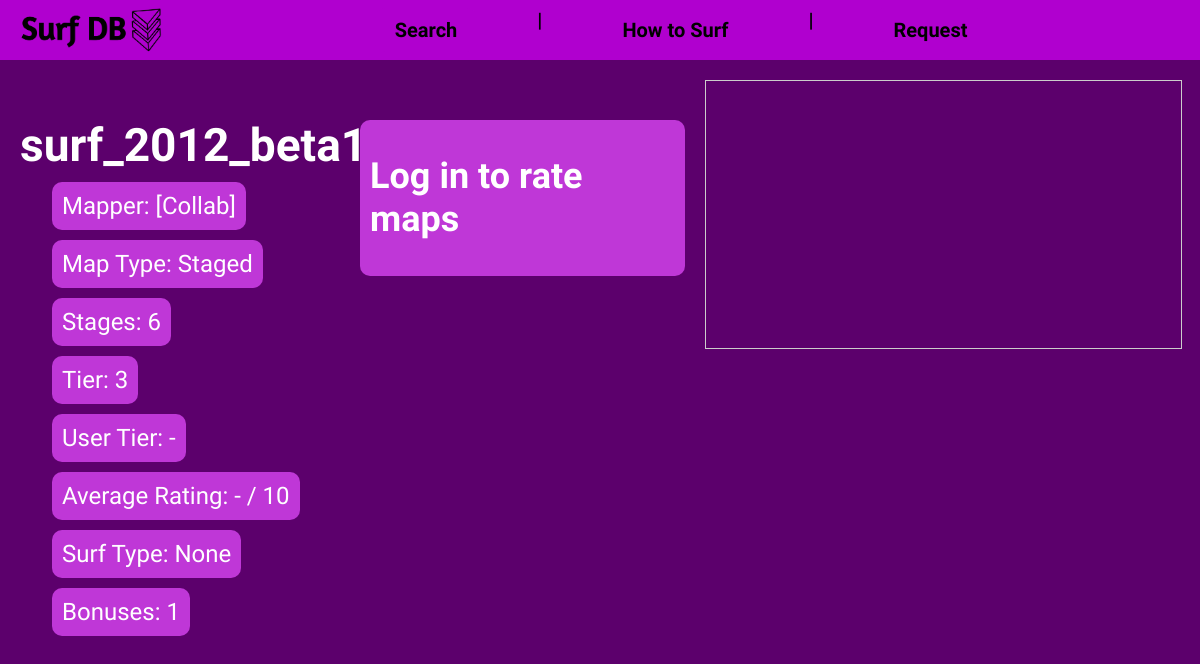
/map/surf_2012_beta12, run on the app's committed database.
### tables this page shows
CREATE TABLE "maps" (
    map_id INTEGER PRIMARY KEY AUTOINCREMENT,
    name TEXT UNIQUE NOT NULL,
    tier INTEGER NOT NULL,
    type TEXT NOT NULL,
    mapper TEXT,
    youtube TEXT,
    stages TEXT,
    bonuses INTEGER
);

### app.py (the view, shortened to what this page needs)
@app.route('/map/<string:map_name>', methods=['GET', 'POST'])
def map_page(map_name):
    map_data = db.execute("""SELECT maps.*,
                                COUNT(ratings.map_id) AS rating_count,
                                AVG(ratings.rating) AS average_rating,
                                AVG(ratings.tier) AS usertier,
                                (SELECT surftype
                                    FROM ratings r
                                    WHERE r.map_id = maps.map_id
                                    GROUP BY surftype
                                    ORDER BY COUNT(surftype) DESC
                                    LIMIT 1) AS surftype
                            FROM maps
                            LEFT JOIN ratings ON maps.map_id = ratings.map_id
                            WHERE maps.name = ?
                            GROUP BY maps.map_id
                            """, map_name)
    if not map_data:
        return render_template('nomap.html')
    map_data = map_data[0]
    loggedin = False
    types = ['Unit', 'Tech', 'Maxvel', 'Combo', 'Other']
    if 'userid' in session:
        user_ratings = db.execute("SELECT * FROM ratings WHERE map_id =? AND userid =?", map_data['map_id'], session['userid'])
        user_data = user_ratings[0] if user_ratings else None
        loggedin = True
    else:
        user_data = None
    return render_template('map.html', map_data=map_data, user_data=user_data, loggedin=loggedin)

### templates/map.html (shortened to what this page needs)
{% extends "layout.html" %}
{% block main %}
<div>
    <div class="container3">
        <div class="results2">
            <h2 class="mapname">{{ map_data.name }}</h2>
            <p class="mapinfo">Mapper: {{ map_data.mapper }}</p>
            <p class="mapinfo">Map Type: {{ map_data.type }}</p>
            <p class="mapinfo">Stages: {{ map_data.stages }}</p>
            <p class="mapinfo">Tier: {{ map_data.tier }}</p>
            {% if map_data.get('usertier') == none %}
                <p class="mapinfo">User Tier: -</p>
            {% else %}
                <p class="mapinfo">User Tier: {{ map_data.usertier|float|round(1) }}</p>
            {% endif %}
            {% if map_data.average_rating == none %}
                <p class="mapinfo">Average Rating: - / 10</p>
            {% endif %}
            <p class="mapinfo">Surf Type: {{ map_data.surftype }}</p>
            <p class="mapinfo">Bonuses: {{ map_data.bonuses }}</p>
        </div>
        <div class="rate">
            {% if loggedin == true %}
                <h2 class="rateheading">Rate this map</h2>
                <form method="POST">
                    <div>
                        <label class="ratemargin" for="rating">Rating (1 decimal):</label>
                        <input class="rateform" type="number" id="rating" name="rating" min="1" max="10" step="0.1"> / 10
                    </div>
                    <div>
                        <label class="ratemargin" for="tier">Tier (1 decimal):</label>
                        <input class="rateform" type="number" id="tier" name="tier" min="1" max="8.9" step="0.1">
                    </div>
                    <div>
                        <label class="ratemargin" for="type">Surf type:</label>
                        <select class="rateform" id="type" name="type">
                        <option value="" disabled selected>Select</option>
                        <option value="Unit">Unit</option>
                        <option value="Tech">Tech</option>
                        <option value="Maxvel">Maxvel</option>
                        <option value="Combo">Combo</option>
                        <option value="Other">Other</option>
                        </select>
                    </div>
                    <button class="ratesubmit" type="submit">Save</button>
                </form>
            {% else %}
                <h2>Log in to rate maps</h2>
            {% endif %}
        </div>
        <div class="mapvid">
            <div class="video-container2">
                <iframe id="youtube-video" src="" allow="accelerometer; autoplay; clipboard-write; encrypted-media; gyroscope; picture-in-picture" allowfullscreen></iframe>
            </div>
        </div>
    </div>
</div>
{% endblock %}

### static/styles.css (style rules this page uses)
body { margin: 0; font-family: 'Abel', sans-serif; background-color: #5c006c; overflow-x: hidden; }
.container3 { display: flex; justify-content: space-between; }
.mapname { font-size: 46px; font-weight: bold; margin-bottom: 10px; color: #ffffff; }
iframe { width: 100%; height: 100%; border: none; z-index: 0; }
.mapinfo { background-color: #bf37d7; display: block; border-radius: 10px; width: fit-content; font-size: 24px; color: #ffffff; padding: 10px; margin-left: 10%; margin-top: 10px; margin-bottom: 10px; }
.video-container2 { position: relative; width: 100%; padding-top: 56.25%; border: 1px solid #ccc; }
.video-container2 iframe { position: absolute; top: 0; left: 0; width: 100%; height: 100%; }
.results2 { text-align: center; width: 30%; padding:20px; box-sizing: border-box; }
.rate { background-color: #bf37d7; display: flex; flex-direction: column; align-items: center; align-self: flex-start; border-radius: 10px; font-size: 24px; color: #ffffff; padding: 5px 10px; line-height: 1.2; margin-top: 5%; }
.rate h2 { margin-right: 10px; }
.mapvid { width: 45%; padding:20px; box-sizing: border-box; }

### data on the page
maps: name "surf_2012_beta12", mapper "[Collab]", type "Staged", stages "6", tier "3", bonuses "1"

### other printed values
{{ map_data.surftype }} "None"
